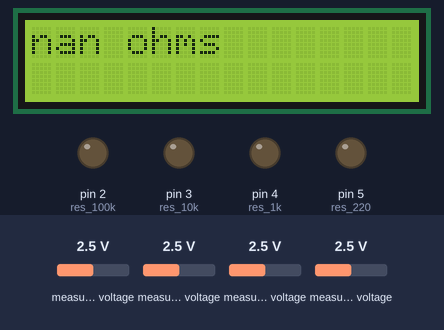
Bench run of a sketch on a simulated Arduino Uno, built for the host (arithmetic inside an expression is 32-bit, double 64-bit). On the bench: 16×2 character LCD, output pins drawn as LEDs (lit = HIGH). Dashed ring = blinking. Inputs (shaded band) come from the test bench; at power-on: measured voltage 2.5 V.

Above: at 1.2 s.
1.3 s: measured voltage (sensor 202) set to 2.7 V
At 1.7 s:
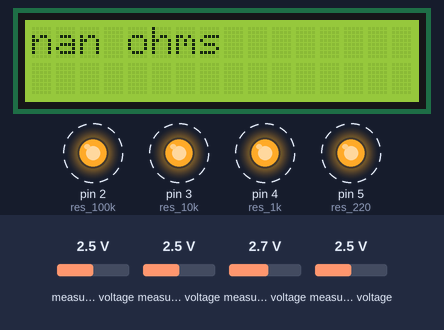
4.3 s: measured voltage (sensor 203) set to 2.8 V
At 4.8 s:
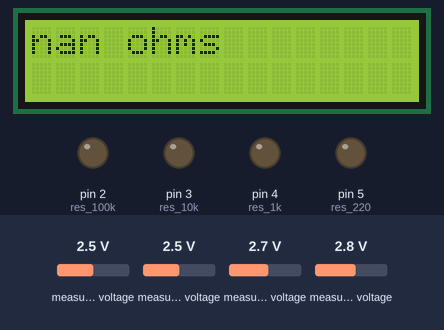
5.8 s: measured voltage (sensor 203) set to 0.1 V
At 7.0 s:
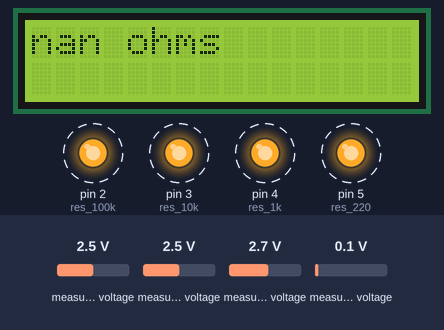
7.3 s: measured voltage (sensor 200) set to 0.1 V
10.3 s: measured voltage (sensor 202) set to 0.3 V
13.3 s: measured voltage (sensor 202) set to 0 V
At 13.3 s:
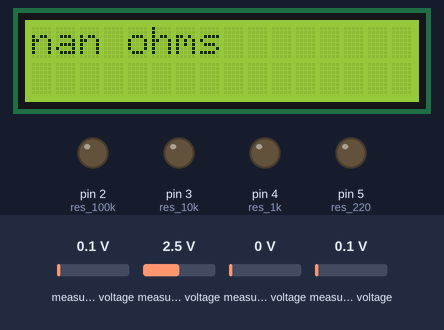
Timing chart, 0 to 15.8 s (numbered marks = the images above; inputs shaded):
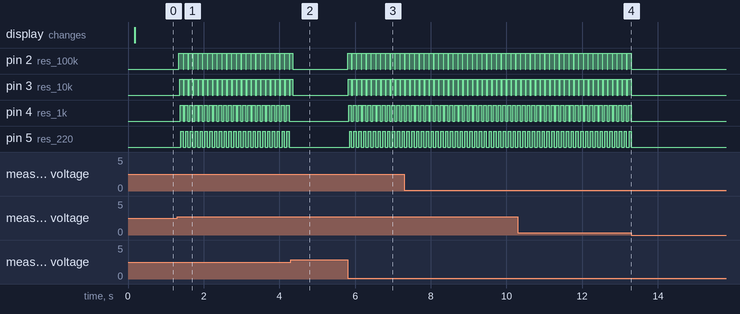

The sketch:

Nano_Code_Rev1-3_1.ino
```cpp
// Created by: Patrick Banez and Gabe Hearon
// Date: 11/15/2022
//
// This code is for an auto-ranging ohm meter. The resistances measure can range
// from 1 ohm to 1.5M ohm. A 3-1/2 digit resistance value is displayed on an I2C LCD display.
// A running average of the resistance is used as the value for the unknown resistor.
//
// Steps:
//  1. Take differential voltages of unknown resistor and known resistance:
//    a. if voltage of unknown resistor is less than more than 75% VDD,
//        add a resistor in parallel to the known resistance and remeasure the voltage.
//    b. adjust the gain of the ADC to the appropriate value based on the voltage of the
//        unknown resistor's voltage measurement.
//            2/3x gain @  +/- 6.144V   1 bit = 0.1875mV (default)
//            1x gain   @  +/- 4.096V   1 bit = 0.125mV
//            2x gain   @  +/- 2.048V   1 bit = 0.0625mV
//            4x gain   @  +/- 1.024V   1 bit = 0.03125mV
//            8x gain   @  +/- 0.512V   1 bit = 0.015625mV
//            16x gain  @  +/- 0.256V   1 bit = 0.0078125mV
//  2. Calculate current through circuit using the known resistance and its voltage.
//  3. Use the calculated current to calculate the resistance of the unknown resistor.

#include <Adafruit_ADS1X15.h>
#include <Wire.h>
#include <LiquidCrystal_I2C.h>

#define res_100k 2  // 100 kOhm resistor MOSFET to digital pin 2
#define res_10k 3   // 10 kOhm resistor MOSFET to digital pin 3
#define res_1k 4    // 1 kOhm resistor MOSFET to digital pin 4
#define res_220 5   // 220 Ohm resistor MOSFET to digital pin 5

Adafruit_ADS1115 ads; // ADS1115, 16-bit ADC
LiquidCrystal_I2C lcd(0x27, 16, 2);

volatile double unknownResistance, knownResistance;              // resistance values
volatile double unknownVoltage, knownVoltage, referenceVoltage;  // voltage values
const uint32_t RESISTOR_1M = 990090;                             // 1M ohm resistor
const float LEAD_RESISTANCE = 0.08;                              // resistance of test leads
const int SAMPLE_RATE = 1;                                       // 1 ms (1000 Hz) sample rate
volatile int lastSample;                                         // time of last sample update
const int DISPLAY_RATE = 100;                                    // 100 ms (10 Hz) display rate
volatile int lastDisplay;                                        // time of last display update
volatile double current;                                         // current value (A)


void setup()
{
  Serial.begin(9600);

  // LCD setup
  lcd.init();
  lcd.backlight();

  // set MOSFET pins
  pinMode(res_100k, OUTPUT);
  digitalWrite(res_100k, LOW);
  pinMode(res_10k, OUTPUT);
  digitalWrite(res_10k, LOW);
  pinMode(res_1k, OUTPUT);
  digitalWrite(res_1k, LOW);
  pinMode(res_220, OUTPUT);
  digitalWrite(res_220, LOW);

  if (!ads.begin()) {
    lcd.print("ADC Fail");
    while (1);
  }

  knownResistance = RESISTOR_1M;
  lastSample = 0;
  lastDisplay = 0;
}

// Read voltages, calculate current, calculate the unknown resistance, and
// display the calculated unknown resistance on the LCD at the SAMPLE_RATE.
void loop()
{
  int currentTime = millis();
  if ((currentTime - lastSample) >= SAMPLE_RATE)  // sampling
  {
    lastSample = currentTime;
    readVoltages();
    calculateCurrent();
    calculateResistance();
  }
  if ((currentTime - lastDisplay) >= DISPLAY_RATE)  // displaying
  {
    lastDisplay = currentTime;
    displayMeasurement();
  }
}

// Send the calculated resistor value to the LCD for display
void displayMeasurement()
{
  lcd.clear();
  if (unknownResistance < 0 || unknownResistance >= (1.5 * pow(10, 6)))  // no resistor or resistor >= 1.5 Mohm
  {
    unknownResistance = 0;  // reset unknown resistance
    lcd.setCursor(7,0);
    lcd.print("OL");
    lcd.setCursor(0,1);
    lcd.print("Range: 0 - 1.5M");
    return;
  }
  lcd.setCursor(0,0);
  double resistance = unknownResistance - LEAD_RESISTANCE;
  if ((resistance >= 5.0*pow(10,5))) resistance *= 1.025; // adjust higher end reading by 2.5%
  lcd.print(String(resistance) + " ohms");
}

// Calculate the currents through the unknown resistor by calculating the current in the known
// resistor(s).
// Ohm's Law: V=I/R
void calculateCurrent()
{
  current = knownVoltage/knownResistance;
}

// Calculate the unknown resistor value using the current calculation and unknownVoltage
// measurement.
// Ohm's Law: V=I/R
void calculateResistance()
{
  double calculatedResistance = unknownVoltage/current;
  unknownResistance = (unknownResistance + calculatedResistance) / 2;
}

// Read the reference voltage, known voltage (circuit resistors), and unknown voltage (resistor being tested).
// Reset the known resistance to the 1 Mohm plus miscellaneous resistances before conducting voltage
// measurements. To get an accurate reading for the unknown voltage, the drop across the known voltage should
// not be more than 75% of the reference voltage -- this 75% is arbitrary and can be changed. Add resistors in
// parallel to decrease the voltage drop of the known resistance to below 75% of the reference voltage.
void readVoltages()
{
  static const uint32_t RESISTANCE_VALUES[] = {    220   ,   1000    ,   9997   ,   100078    };  // known resistance values
  static byte openSwitches = 4; // number of MOSFETs open
  static const byte NUMBER_OF_SWITCHES = 4; // max number of MOSFETs
  static const byte SWITCHES[] = {   res_220    ,   res_1k    ,   res_10k   ,   res_100k    }; // MOSFET pins

  // reset known resistance by removing parallel resistors
  while (openSwitches < NUMBER_OF_SWITCHES)
  {
    digitalWrite(SWITCHES[openSwitches++], LOW);
  }
  knownResistance = RESISTOR_1M;

  int unknownADC, knownADC, referenceADC;

  // read reference voltage
  referenceADC = ads.readADC_Differential_0_3();
  referenceVoltage = ads.computeVolts(referenceADC);

  // read known voltage
  knownADC = ads.readADC_Differential_2_3();
  knownVoltage = ads.computeVolts(knownADC);

  // lessen the voltage drop across the known resistor by adding parallel resistors
  while (knownVoltage > (referenceVoltage * 0.75) && openSwitches > 0)
  {
    digitalWrite(SWITCHES[--openSwitches], HIGH);
    knownResistance = 1 / ((pow(knownResistance, -1) + pow(RESISTANCE_VALUES[openSwitches], -1)));
    knownADC = ads.readADC_Differential_2_3();
    knownVoltage = ads.computeVolts(knownADC);
    referenceADC = ads.readADC_Differential_0_3();
    referenceVoltage = ads.computeVolts(referenceADC);
  }

  // read unknown voltage
  unknownADC = ads.readADC_Differential_0_1();
  unknownVoltage = ads.computeVolts(unknownADC);

  // ADC gain adjustment
  if (unknownVoltage > -0.256 && unknownVoltage < 0.256)  // 16x gain
  {
    ads.setGain(GAIN_SIXTEEN);
  }
  else if (unknownVoltage > -0.512 && unknownVoltage < 0.512) // 8x gain
  {
    ads.setGain(GAIN_EIGHT);
  }
  else if (unknownVoltage > -0.124 && unknownVoltage < 1.024) // 4x gain
  {
    ads.setGain(GAIN_FOUR);
  }
  else if (unknownVoltage > -2.048 && unknownVoltage < 2.048) // 2x gain
  {
    ads.setGain(GAIN_TWO);
  }
  else if (unknownVoltage > -4.096 && unknownVoltage < 4.096) // 1x gain
  {
    ads.setGain(GAIN_ONE);
  }
  else  // (2/3)x gain
  {
    ads.setGain(GAIN_TWOTHIRDS);
  }

  // read unknown voltage with gain adjusted
  unknownADC = ads.readADC_Differential_0_1();
  unknownVoltage = ads.computeVolts(unknownADC);

  ads.setGain(GAIN_TWOTHIRDS);  // reset gain to default
}
```

Measured:
- the behaviour switches between 2.5 and 2.6 V on measured voltage (sensor 202) (found by bisection; images 0 and 1)
- the behaviour switches between 2.6 and 2.7 V on measured voltage (sensor 203) (found by bisection; images 1 and 2)
- the behaviour switches between 0.2 and 0.1 V on measured voltage (sensor 202) (found by bisection; images 3 and 4)
- after the input at 1.3 s, pin 2 (res_100k): alternates HIGH for 0.11 s and LOW for 0.02 s, starting at once; pin 3 (res_10k): alternates HIGH for 0.09 s and LOW for 0.03 s, starting after 0.06 s
- after the input at 4.3 s, pin 2 (res_100k), pin 3 (res_10k): goes on until 4.4 s, then stays LOW; pin 4 (res_1k), pin 5 (res_220): stops changing and stays LOW
- after the input at 5.8 s, pin 2 (res_100k): alternates HIGH for 0.11 s and LOW for 0.02 s, starting at once; pin 3 (res_10k): alternates HIGH for 0.09 s and LOW for 0.03 s, starting at once
- after the input at 13.3 s, pin 2 (res_100k), pin 3 (res_10k), pin 4 (res_1k), pin 5 (res_220): stops changing and stays LOW
